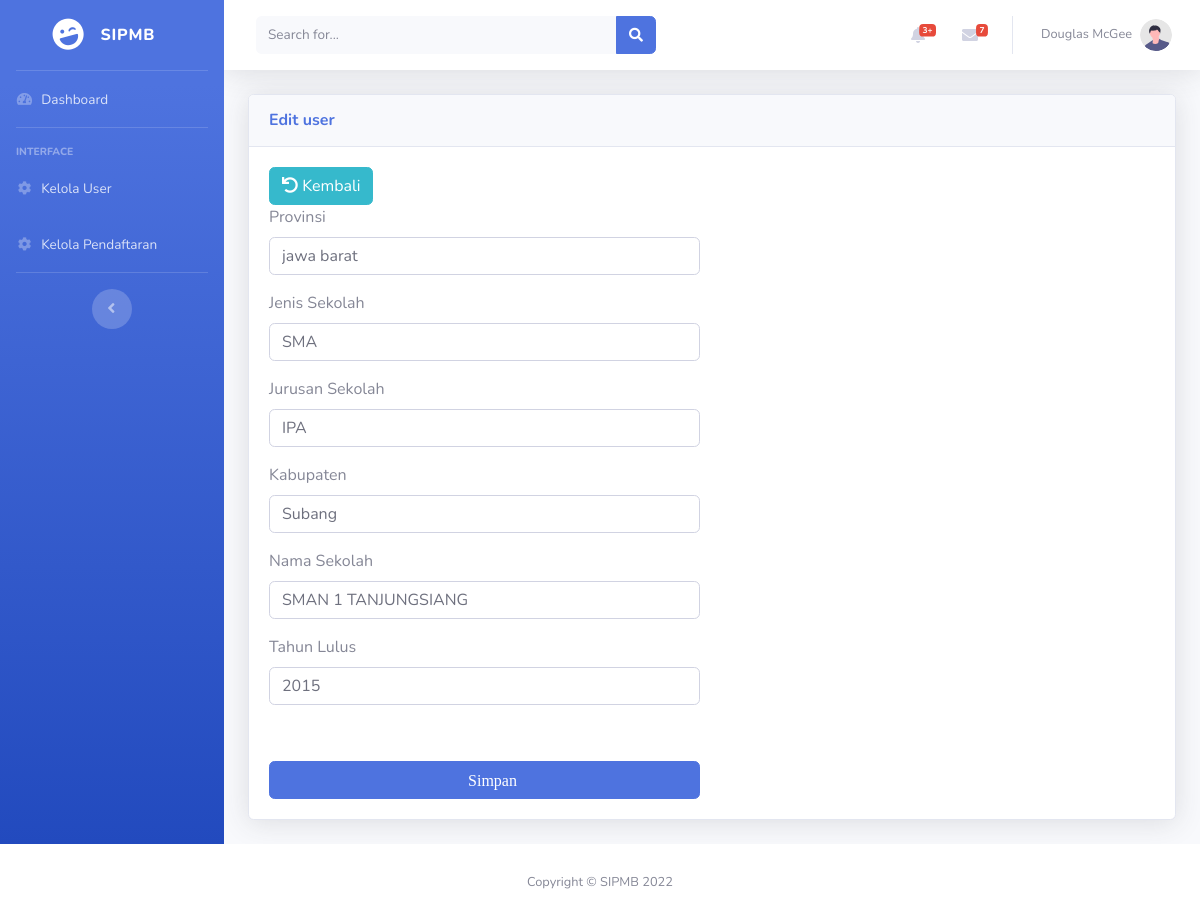
Page /index.php/admin/edit_data_asal_sekolah/5 on the committed database.
### tables this page shows
CREATE TABLE `data_asal_sekolah` (
  `id` int(11) NOT NULL,
  `id_unit` varchar(25) NOT NULL,
  `provinsi` varchar(125) NOT NULL,
  `jenis_sekolah` varchar(25) NOT NULL,
  `jurusan_sekolah` varchar(25) NOT NULL,
  `kabupaten` varchar(125) NOT NULL,
  `nama_sekolah` varchar(125) NOT NULL,
  `tahun_lulus` varchar(25) NOT NULL
);

### application/controllers/Admin.php (called while the page is built, shortened)
<?php
class Admin extends CI_Controller {
    public function __construct()
    {
      $this->load->library('session');
      $this->load->helper('url');
      $this->load->model('m_admin');
    }
    public function edit_data_asal_sekolah($id)
    {
      $data['session'] = $this->session->userdata();
      $id = $this->uri->segment(3);
      $where = array('id' => $id);
      $data['title'] = 'Edit Data Asal Sekolah';
      $data['data_user'] = $this->m_admin->edit_data($where,'data_asal_sekolah')->result_array();
      $this->load->view('template/header',$data);
      $this->load->view('template/sidebar');
      $this->load->view('admin/edit_data_asal_sekolah');
      $this->load->view('template/footer');
    }
}

### index.php (called while the page is built, shortened)
<?php
require_once BASEPATH.'core/CodeIgniter.php';

### application/models/m_admin.php (called while the page is built, shortened)
<?php
class M_admin extends CI_Model{
	public function edit_data($where,$table)
	{
		return $this->db->get_where($table,$where);
	}
}

### application/views/admin/edit_data_asal_sekolah.php (the view, shortened to what this page needs)
<div class="container-fluid">
<div class="row">
    <div class="col-lg-12">
        <div class="card shadow mb-4">
            <div class="card-header py-3">
                <h6 class="m-0 font-weight-bold text-primary">Edit user</h6>
            </div>
            <div class="card-body">
            <button type="button" class="btn btn-info" onclick="goBack()"><a><i class="fas fa-undo"></i> Kembali</a><br></button>
                    <?php
                    foreach($data_user as $d) :
                    ?>
                    <form action="<?= base_url('index.php/admin/aksi_edit_data_asal_sekolah/'.$d['id']) ?>" method="POST">
                    <div class="row g-2">
                    <div class="col-md-6 col-sm-12">
                                <div class="form-group">
                                    <label for="">Provinsi</label>
                                    <input type="text" name="provinsi" id="provinsi" class="form-control" value="<?= $d['provinsi'] ?>">
                                </div>
                                <div class="form-group">
                                    <label for="jenis_sekolah">Jenis Sekolah</label>
                                    <input type="text" name="jenis_sekolah" id="jenis_sekolah" class="form-control" value="<?= $d['jenis_sekolah'] ?>">
                                </div>
                                <div class="form-group">
                                    <label for="jurusan_sekolah">Jurusan Sekolah</label>
                                    <input type="text" name="jurusan_sekolah" id="jurusan_sekolah" class="form-control" value="<?= $d['jurusan_sekolah'] ?>">
                                </div>
                                <div class="form-group">
                                    <label for="kabupaten">Kabupaten</label>
                                    <input type="text" name="kabupaten" id="kabupaten" class="form-control" value="<?= $d['kabupaten'] ?>">
                                </div>
                                <div class="form-group">
                                    <label for="nama_sekolah">Nama Sekolah</label>
                                    <input type="text" name="nama_sekolah" id="nama_sekolah" class="form-control" value="<?= $d['nama_sekolah'] ?>">
                                </div>
                                <div class="form-group">
                                    <label for="tahun_lulus">Tahun Lulus</label>
                                    <input type="text" name="tahun_lulus" id="tahun_lulus" class="form-control" value="<?= $d['tahun_lulus'] ?>">
                                </div>
                                <div class="form-group">
                                </div>
                                <button type="submit" id="btn-tambah" class="btn btn-primary btn-block fas fa-plus col-12">Simpan</button>
                            </div>
                            <?php endforeach; ?>
                    </div>
                    </form>
            </div>
        </div>
    </div>
</div>
    </div>
</div>
</div>
</div>

### rows in the picture
data_asal_sekolah: provinsi "jawa barat", jenis_sekolah "SMA", jurusan_sekolah "IPA", kabupaten "Subang", nama_sekolah "SMAN 1 TANJUNGSIANG", tahun_lulus "2015"
